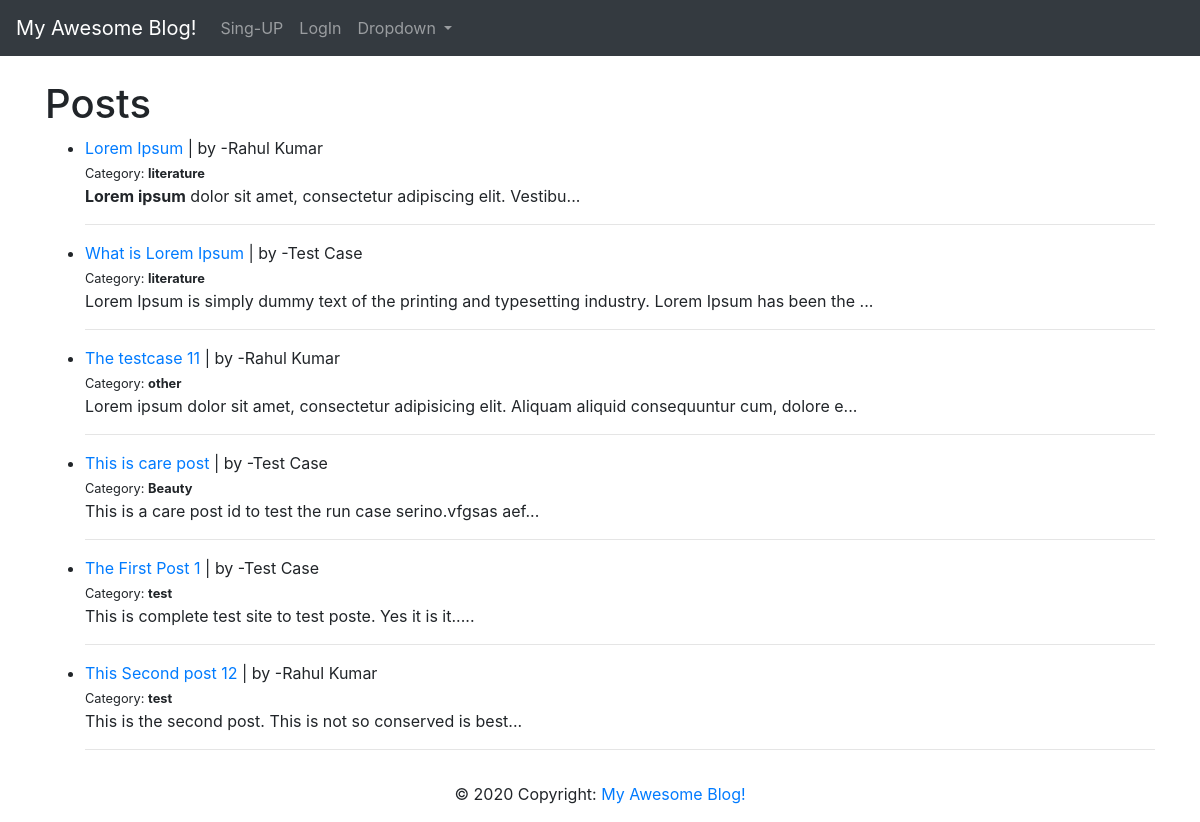
The page / on the database its author committed.
### theblog/models.py (models this page shows, shortened)
class Post(models.Model):
    title = models.CharField(max_length=255)
    title_tag = models.CharField(max_length=255)
    author = models.ForeignKey(User, on_delete=models.CASCADE)
    body = models.TextField(max_length=10000)
    post_date = models.DateField(auto_now_add=True)
    post_time = models.TimeField(auto_now_add=True)
    update_time = models.DateTimeField(auto_now=True)
    category = models.CharField(max_length=255, default='other')

### theblog/views.py (the view)
class HomeView(ListView):
    model = Post
    template_name = 'home.html'
    ordering: List[str] = ['-post_date', '-post_time']

### theblog/templates/home.html (shortened to what this page needs)
<!DOCTYPE html>
<html lang="en">
<head>
</head>
<body>
{% extends 'base.html' %}
{% block content%}
<h1>Posts</h1>
<ul>
    {% for post in object_list %}
    <li><a href="{% url 'article-detail' post.pk %}">{{ post.title}}</a> | by -{{ post.author.first_name}} {{post.author.last_name}}
        <br>
        <small>Category: <strong>{{ post.category }}</strong> </small>
        <br/>
        {{post.body|slice:":100"|safe}}... <br>
        <hr>
    </li>
    {%endfor%}
</ul>
{% endblock %}

### theblog/templates/base.html (shortened to what this page needs)
<!doctype html>
<html lang="en">
<head>
    <link rel="stylesheet" href="https://stackpath.bootstrapcdn.com/bootstrap/4.5.2/css/bootstrap.min.css"
>
</head>
<body>
<nav class="navbar navbar-expand-lg navbar-dark  bg-dark">
    <a class="navbar-brand" href="{% url 'home'%}">My Awesome Blog!</a>
    <div class="collapse navbar-collapse" id="navbarSupportedContent">
        <ul class="navbar-nav mr-auto">
            {% if user.is_authenticated%}
            <li class="nav-item">
                <a class="nav-link" href="{% url 'add_post' %}">Add Post</a>
            </li>
            <li class="nav-item">
            <li class="nav-item">
                <a class="nav-link" href="{% url 'add_category' %}">Add Category</a>
            </li>
            <li class="nav-item">
                <a class="nav-link" href="{% url 'logout' %}">LogOut</a>
            </li>
            {% else %}
            <li class="nav-item">
                <a class="nav-link" href="{% url 'register' %}">Sing-UP</a>
            </li>
            <li class="nav-item">
                <a class="nav-link" href="{% url 'login' %}">LogIn</a>
            </li>
            {% endif %}
            <li class="nav-item dropdown">
                <a class="nav-link dropdown-toggle" href="#" id="navbarDropdown" role="button" data-toggle="dropdown"
                   aria-haspopup="true" aria-expanded="false">
                    Dropdown
                </a>
            </li>
        </ul>
    </div>
</nav>
<br>
<div class="container">
    {% block content %}
    {% endblock %}
</div>
<footer class="page-footer font-small dark">
    <div class="footer-copyright text-center py-3">© 2020 Copyright:
        <a href="{% url 'home' %}">My Awesome Blog!</a>
    </div>
</footer>
</body>
</html>

### rows shown on the page
Post: title "Lorem Ipsum", author.first_name "Rahul", author.last_name "Kumar", category "literature", body "Lorem ipsum dolor sit amet, consectetur adipiscing elit. Vestibu"
Post: title "What is Lorem Ipsum", author.first_name "Test", author.last_name "Case", category "literature", body "Lorem Ipsum is simply dummy text of the printing and typesetting industry. Lorem Ipsum has been the"
Post: title "The testcase 11", author.first_name "Rahul", author.last_name "Kumar", category "other", body "Lorem ipsum dolor sit amet, consectetur adipisicing elit. Aliquam aliquid consequuntur cum, dolore e"
Post: title "This is care post", author.first_name "Test", author.last_name "Case", category "Beauty", body "This is a care post id to test the run case serino.vfgsas aef"
Post: title "The First Post 1", author.first_name "Test", author.last_name "Case", category "test", body "This is complete test site to test poste. Yes it is it.."
Post: title "This Second post 12", author.first_name "Rahul", author.last_name "Kumar", category "test", body "This is the second post. This is not so conserved is best"
